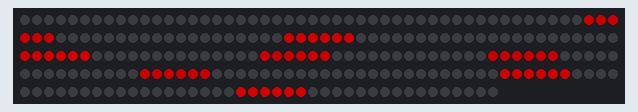
This sketch was run on a simulated Arduino Uno, built with avr-gcc and run on an emulated ATmega328P. On the bench: 240 RGB LEDs in strip order, left to right, continuing on the next row. Dim RGB values are drawn brighter than linear; random numbers use the default seed unless the sketch sets one.

Above: at 0.3 s.
At 36.5 s:
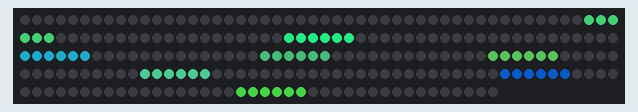

The sketch:

halloween_lights.ino
```cpp
#include <Adafruit_NeoPixel.h>

#include <stdlib.h>

#define NUM_LIGHTS 8
#define EYE_WIDTH 3
#define EYE_SPACE 0
#define NUM_LEDS 240

#define DECISION_INTERVAL 250

#define WINK_PROBABILITY 2
#define BLINK_PROBABILITY 10
#define MAX_RED_BRIGHTNESS 128
#define MIN_RED_BRIGHTNESS 96
#define RED_PROBABILITY 10
#define RED_DURATION 5

// the blue-green eyes
#define MAX_BLUE 110
#define MIN_BLUE 30
#define MAX_GREEN 192
#define MIN_GREEN 0
#define MAX_RED 45
#define MIN_RED 0

int lights[] = {47, 72, 100, 120, 139, 160, 190, 218};

uint32_t last_decision,
		 colors[NUM_LIGHTS];

uint8_t redTime = 0;

bool winking[NUM_LIGHTS][2];


Adafruit_NeoPixel strip = Adafruit_NeoPixel(NUM_LEDS, 5, NEO_GRB + NEO_KHZ800);


uint8_t randInRange(uint8_t max, uint8_t min) {
	return ( rand() % (max-min) ) + min;
}

uint32_t setColor(int light) {

	// choose some random colour between blue and green with saturation up to 50% and brightness between MAX_BRIGHTNESS and MIN_BRIGHTNESS
	uint8_t r = randInRange(MAX_RED, MIN_RED),
			g = randInRange(MAX_GREEN, MIN_GREEN),
			b = randInRange(MAX_BLUE, MIN_BLUE);

	colors[light] = strip.Color(r, g, b);

}

void normalPattern() {
	uint32_t eyeColor[2];
	for(int light = 0; light < NUM_LIGHTS; light++) {
		for(int eye = 0; eye < 2; eye++) {
			eyeColor[eye] = winking[light][eye] ? 0 : colors[light];
		}
		for(int i = 0; i < EYE_WIDTH; i++) {
			strip.setPixelColor(lights[light] + i, eyeColor[0]);
			strip.setPixelColor(lights[light] + EYE_WIDTH + EYE_SPACE + i, eyeColor[1]);
		}
	}
	strip.show();
}

void blacken() {
	for(int i = 0; i < NUM_LEDS; i++) {
		strip.setPixelColor(i, 0, 0, 0);
	}
	strip.show();
}

void redden() {
	for(int light = 0; light < NUM_LIGHTS; light++) {
		uint8_t brightness = rand() % (MAX_RED_BRIGHTNESS - MIN_RED_BRIGHTNESS) + MIN_RED_BRIGHTNESS;
		for(int i = 0; i < EYE_WIDTH; i++) {
			strip.setPixelColor(lights[light] + i, brightness, 0, 0);
			strip.setPixelColor(lights[light] + EYE_WIDTH + EYE_SPACE + i, brightness, 0, 0);
		}
	}
	strip.show();
}

void setup() {

	strip.begin();
	strip.show();

}

void loop() {

	delay(DECISION_INTERVAL);
	redTime++;

	// if already is red, give the eyes a color.
	if(redTime == RED_DURATION) {
		// at the end of the red interval -- set the LEDs to black to put some space between the red and the colors.
		blacken();
	} else if(redTime == RED_DURATION+1) {
		// now set the colors.
		for(int i = 0; i < NUM_LIGHTS; i++) {
			setColor(i);
		}
	} else if(redTime < RED_DURATION) {
		if(1 == redTime) {
			// because when red was set to zero, we actually blackened to put some space between the red and the black.
			redden();
		}
		// I don't need to continue, we're in the midst of red time, so, just wait for the next cycle.
		return;
	}

	// cancel all blinks and winks
	for(int i = 0; i < NUM_LIGHTS; i++) {
		winking[i][0] = false;
		winking[i][1] = false;
	}

	// should I go red?
	if((rand()&0xFF) < RED_PROBABILITY) {
		redTime = 0;
		blacken();
		return;
	}

	// if we make it this far, we're in the normal patten and the eye colors have been determined. Now
	// we make the eyes wink and blink.

	// set up winks and blinks

	for(int light = 0; light < NUM_LIGHTS; light++) {

		if((rand()&0xFF) < BLINK_PROBABILITY) {
			winking[light][0] = true;
			winking[light][1] = true;

		} else {

			for(int i = 0; i < 1; i++) {
				winking[light][i] = ((rand()&0xFF) < WINK_PROBABILITY);
			}

		}
	}

	normalPattern();
}
```

Measured:
- what the display in image 0 shows lasts 1.0 s, from 0.3 s to 1.3 s
